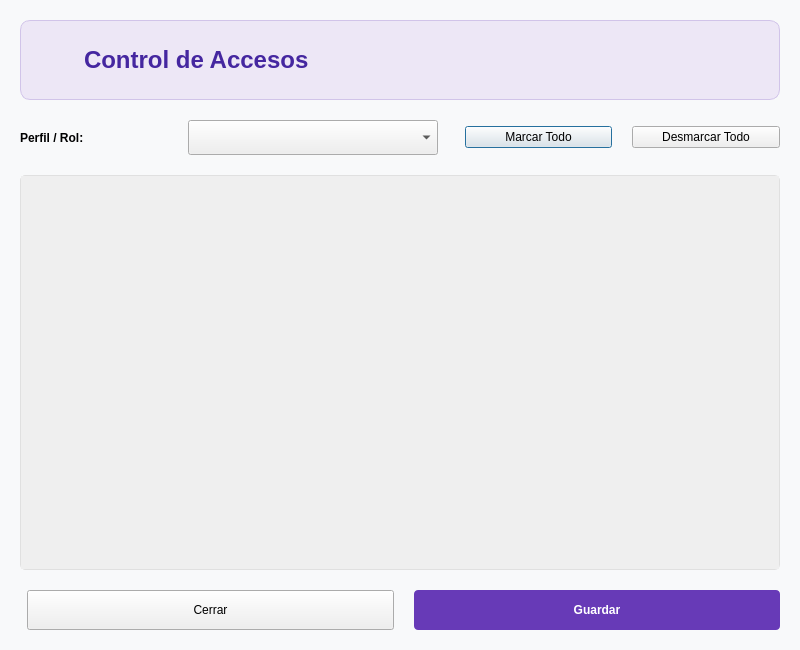
<?xml version="1.0" encoding="UTF-8"?>
<ui version="4.0">
 <class>EditorPermisos</class>
 <widget class="QDialog" name="EditorPermisos">
  <property name="geometry">
   <rect>
    <x>0</x>
    <y>0</y>
    <width>800</width>
    <height>650</height>
   </rect>
  </property>
  <property name="windowTitle">
   <string>Editor de Permisos</string>
  </property>
  <property name="styleSheet">
   <string notr="true">QDialog { background-color: #f8f9fa; }</string>
  </property>
  <layout class="QVBoxLayout" name="mainVerticalLayout">
   <property name="spacing">
    <number>20</number>
   </property>
   <property name="leftMargin">
    <number>20</number>
   </property>
   <property name="topMargin">
    <number>20</number>
   </property>
   <property name="rightMargin">
    <number>20</number>
   </property>
   <property name="bottomMargin">
    <number>20</number>
   </property>
   <item>
    <widget class="QFrame" name="headerFrame">
     <property name="minimumSize">
      <size>
       <width>0</width>
       <height>80</height>
      </size>
     </property>
     <property name="styleSheet">
      <string notr="true">QFrame#headerFrame {
    background-color: #ede7f6;
    border-radius: 10px;
    border: 1px solid #d1c4e9;
}</string>
     </property>
     <layout class="QHBoxLayout" name="horizontalLayoutHeader">
      <item>
       <widget class="QLabel" name="labelIcono">
        <property name="maximumSize">
         <size>
          <width>48</width>
          <height>48</height>
         </size>
        </property>
        <property name="pixmap">
         <pixmap>../iconos/seguridad.png</pixmap>
        </property>
        <property name="scaledContents">
         <bool>true</bool>
        </property>
       </widget>
      </item>
      <item>
       <widget class="QLabel" name="labelTitle">
        <property name="font">
         <font>
          <pointsize>18</pointsize>
          <bold>true</bold>
         </font>
        </property>
        <property name="styleSheet">
         <string notr="true">color: #4527a0;</string>
        </property>
        <property name="text">
         <string>Control de Accesos</string>
        </property>
       </widget>
      </item>
      <item>
       <spacer name="horizontalSpacerHeader">
        <property name="orientation">
         <enum>Qt::Orientation::Horizontal</enum>
        </property>
       </spacer>
      </item>
     </layout>
    </widget>
   </item>
   <item>
    <layout class="QHBoxLayout" name="layoutRol">
     <item>
      <widget class="QLabel" name="labelRol">
       <property name="text">
        <string>Perfil / Rol:</string>
       </property>
       <property name="font">
        <font>
         <bold>true</bold>
        </font>
       </property>
      </widget>
     </item>
     <item>
      <widget class="QComboBox" name="comboRol">
       <property name="minimumSize">
        <size>
         <width>250</width>
         <height>35</height>
        </size>
       </property>
      </widget>
     </item>
     <item>
      <spacer name="spacerRol">
       <property name="orientation">
        <enum>Qt::Orientation::Horizontal</enum>
       </property>
      </spacer>
     </item>
     <item>
      <widget class="QPushButton" name="btnMarcarTodo">
       <property name="text"><string>Marcar Todo</string></property>
      </widget>
     </item>
     <item>
      <widget class="QPushButton" name="btnDesmarcarTodo">
       <property name="text"><string>Desmarcar Todo</string></property>
      </widget>
     </item>
    </layout>
   </item>
   <item>
    <widget class="QScrollArea" name="scrollArea">
     <property name="widgetResizable">
      <bool>true</bool>
     </property>
     <property name="styleSheet">
      <string notr="true">QScrollArea { border: 1px solid #e0e0e0; border-radius: 5px; background: white; }</string>
     </property>
     <widget class="QWidget" name="scrollAreaContents">
      <layout class="QVBoxLayout" name="layoutPermisos">
       <property name="spacing">
        <number>5</number>
       </property>
      </layout>
     </widget>
    </widget>
   </item>
   <item>
    <layout class="QHBoxLayout" name="horizontalLayoutButtons">
     <item>
      <spacer name="horizontalSpacerButtons">
       <property name="orientation">
        <enum>Qt::Orientation::Horizontal</enum>
       </property>
      </spacer>
     </item>
     <item>
      <widget class="QPushButton" name="pushButtonCerrar">
       <property name="minimumSize">
        <size>
         <width>120</width>
         <height>40</height>
        </size>
       </property>
       <property name="text">
        <string>Cerrar</string>
       </property>
      </widget>
     </item>
     <item>
      <widget class="QPushButton" name="pushButtonGuardar">
       <property name="minimumSize">
        <size>
         <width>120</width>
         <height>40</height>
        </size>
       </property>
       <property name="text">
        <string>Guardar</string>
       </property>
       <property name="styleSheet">
        <string notr="true">QPushButton { background-color: #673ab7; color: white; font-weight: bold; border-radius: 4px; }
QPushButton:hover { background-color: #512da8; }</string>
       </property>
      </widget>
     </item>
    </layout>
   </item>
  </layout>
 </widget>
 <resources/>
 <connections/>
</ui>
